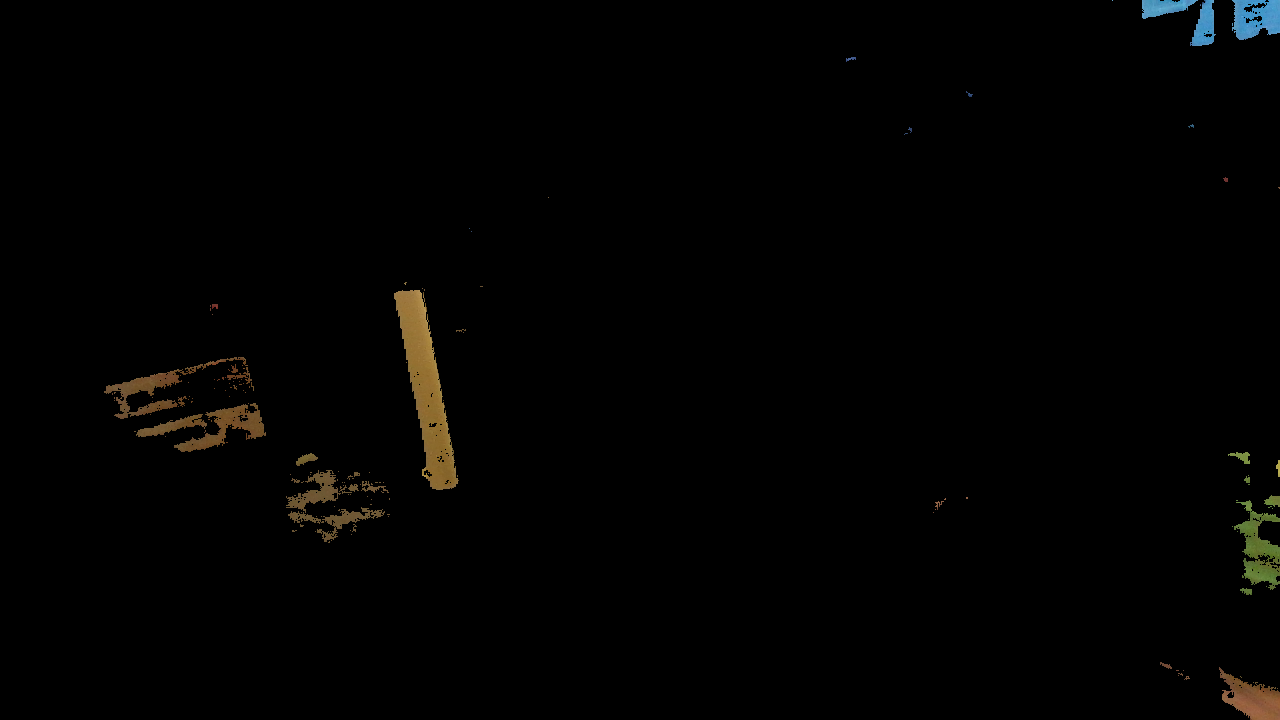
#> input picture opencv3.9/blob/1_img.png, 1280 x 720 px, found by its file name
$ python blob.py
#> lines starting #> are read from the running program, lines starting #| are printed output that depends on the picture; after the words box and inside, x2 and y2 are one past the last pixel; in counts of white or black regions, pixels touching at a corner belong together
import cv2
import numpy as np
import matplotlib as mpl
import matplotlib.pyplot as plt
import copy

img_C = cv2.imread("./blob/1_img.png")
#> img_C is the input picture: shape (720, 1280, 3); mean B, G, R 1.5, 2.2, 2.4
img_G = cv2.cvtColor(img_C, cv2.COLOR_BGR2GRAY)

ret, img_otsu = cv2.threshold(img_G, 0, 255, cv2.THRESH_OTSU)
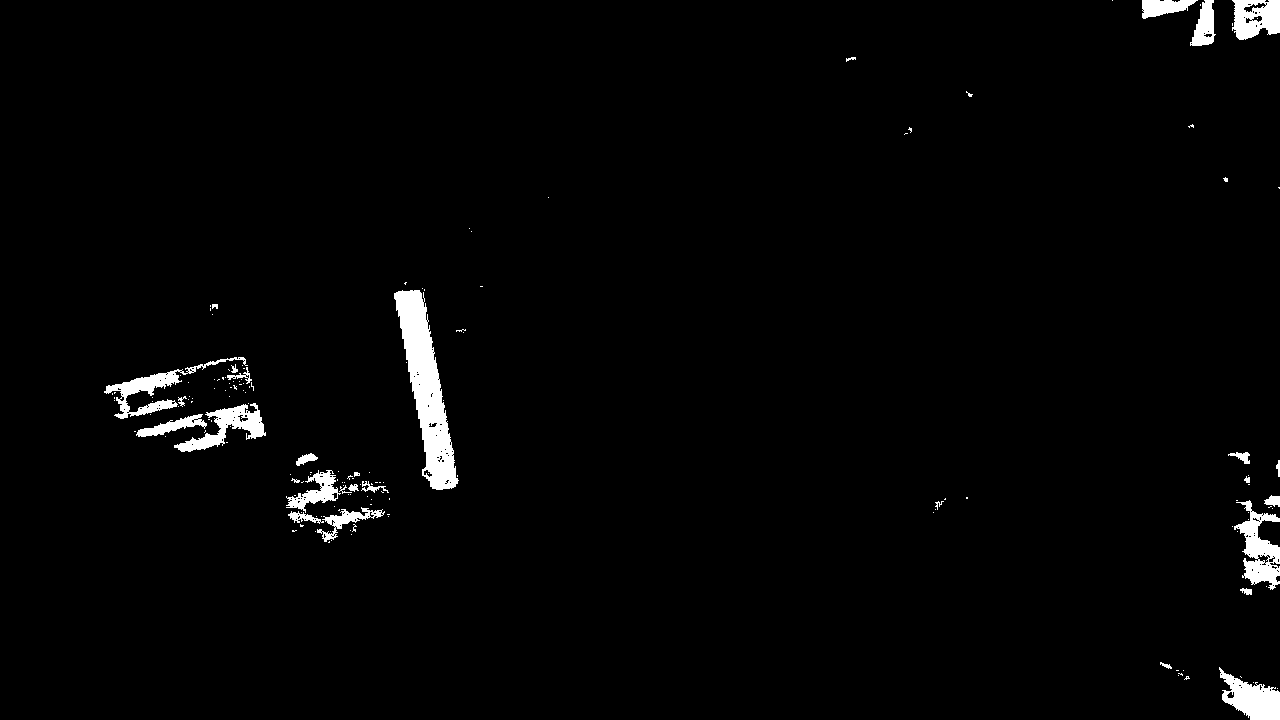
#> img_otsu: shape (720, 1280); 2.1% white; 163 white regions (133 under 20 px), largest, box (x1, y1, x2, y2) and area: (394, 290, 459, 490) 5556, (1234, 500, 1280, 590) 1904, (1219, 667, 1280, 720) 1756
#> ret = 0

cv2.imwrite("./blob/otsu.png", img_otsu)

nLabels, labelImages, stats, centroids = cv2.connectedComponentsWithStats(img_otsu)
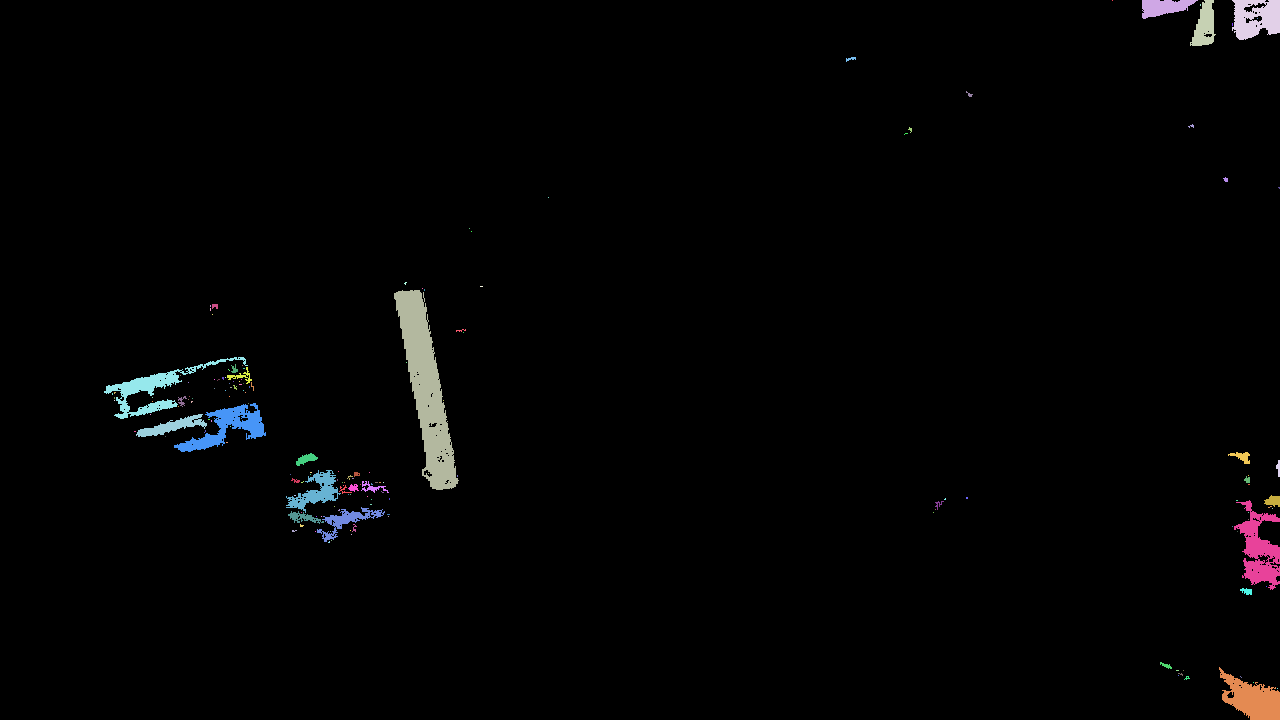
#> labelImages: shape (720, 1280) int32; 164 distinct labels, from 0 to 163; one colour per label, 0 black
#> nLabels = 164; stats = 164 rows, first 6: [0, 0, 1280, 720, 902464], [1112, 0, 1, 1, 1], [1142, 0, 56, 19, 674], [1190, 0, 26, 46, 724], [1232, 0, 48, 40, 1448], [1200, 4, 1, 2, 2]; centroids = 164 pairs, first value 112 to 1278.7, second value 0 to 698.5

print(labelImages.shape)
#| (720, 1280)

img_blob = copy.deepcopy(img_C)

h, w = img_G.shape[:2]
#> h = 720; w = 1280

colors = [[255, 0, 0], [0, 255, 0], [0, 0, 255], [255, 255, 0], [0, 255, 255], [255, 0, 255], [255, 255, 255]]

for y in range(h):
    for x in range(w):
        if labelImages[y, x] >0:
            c_const = labelImages[y,x] - 1
            #print(c_const)
            img_blob[y,x] = colors[labelImages[y, x] % 7]
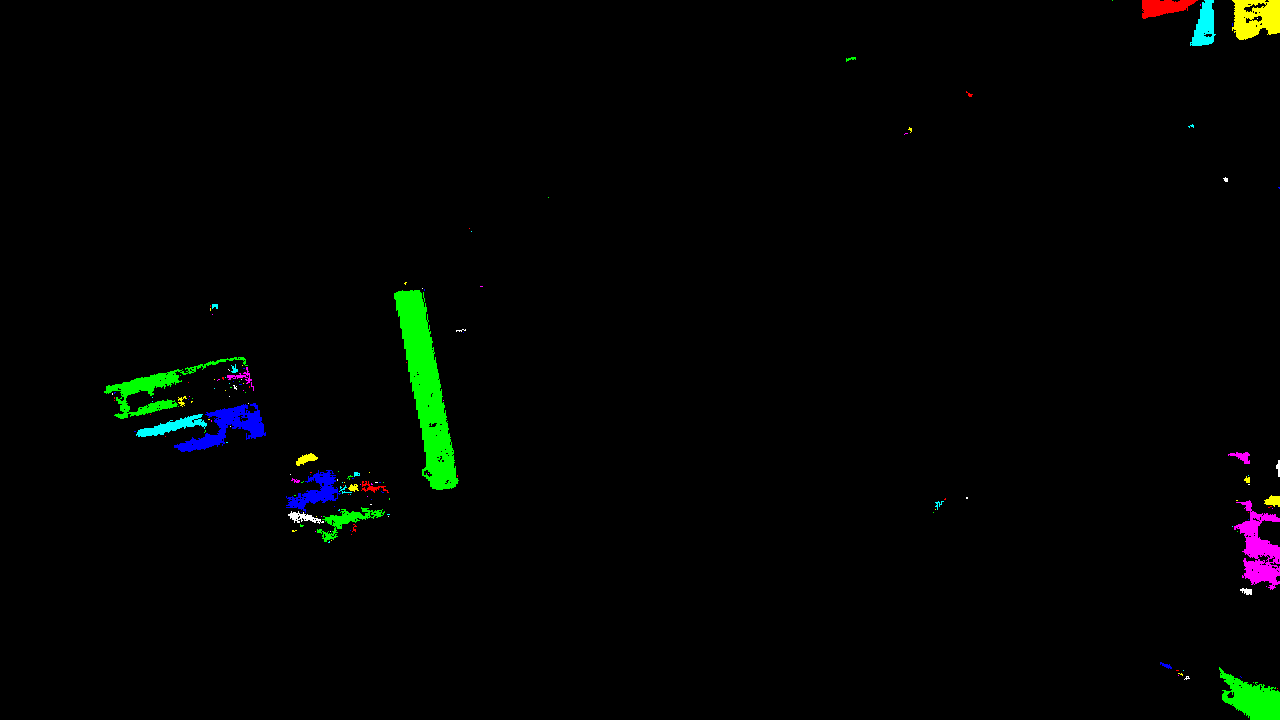
#> img_blob: shape (720, 1280, 3); 2.08% of pixels changed, all inside (x1, y1, x2, y2) = (104, 0, 1280, 720)

for i in range(1, nLabels):
    xc = int(centroids[i][0])
    yc = int(centroids[i][1])

    font = cv2.FONT_HERSHEY_COMPLEX
    scale = 1
    color = (255, 0,0)

    cv2.putText(img_blob, str(stats[i][-1]), (xc,yc), font, scale, color)
#> this loop made 163 passes
#> (xc, yc) on passes 1 to 3: (1112, 0), (1163, 6), (1204, 25)
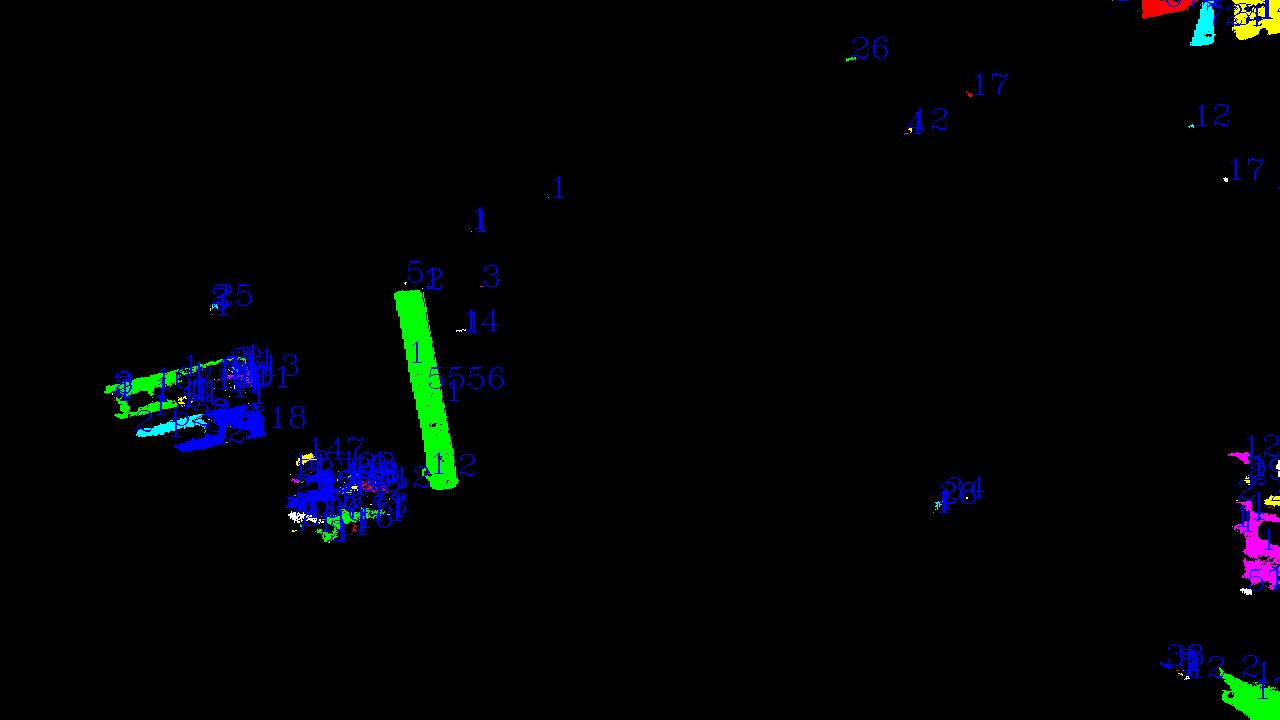
#> img_blob: shape (720, 1280, 3); 1.19% of pixels changed, all inside (x1, y1, x2, y2) = (115, 0, 1280, 699)


cv2.imwrite("./blob/blob.png",img_blob)

$ run again, with opencv3.9/blob/pole.png copied over opencv3.9/blob/1_img.png
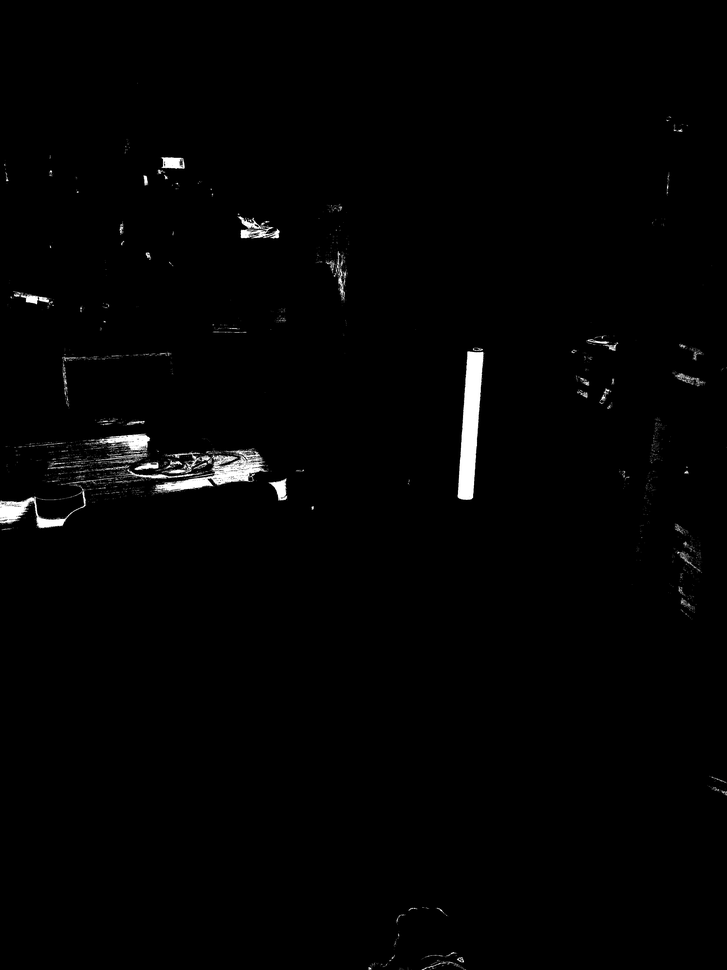
#> input picture opencv3.9/blob/pole.png, 727 x 970 px, shrunk from 3024 x 4032 before the run, found by its file name
#> img_C is the input picture: shape (970, 727, 3); min 0, max 255, mean 3
#> img_otsu: shape (970, 727); 1.2% white; 269 white regions (242 under 20 px), largest, box (x1, y1, x2, y2) and area: (457, 351, 484, 500) 2347, (155, 450, 266, 493) 1637, (0, 489, 86, 528) 845
#> ret = 107
#> labelImages: shape (970, 727) int32; 270 distinct labels, from 0 to 269
#> nLabels = 270; stats = 270 rows, first 6: [0, 0, 727, 970, 697023], [670, 117, 1, 1, 1], [667, 120, 1, 1, 1], [678, 129, 4, 3, 8], [674, 130, 2, 1, 2], [162, 157, 23, 12, 218]; centroids = 270 pairs, first value 4 to 724, second value 117 to 968.2
#| (970, 727)
#> after the loop `for y in range(h):`:
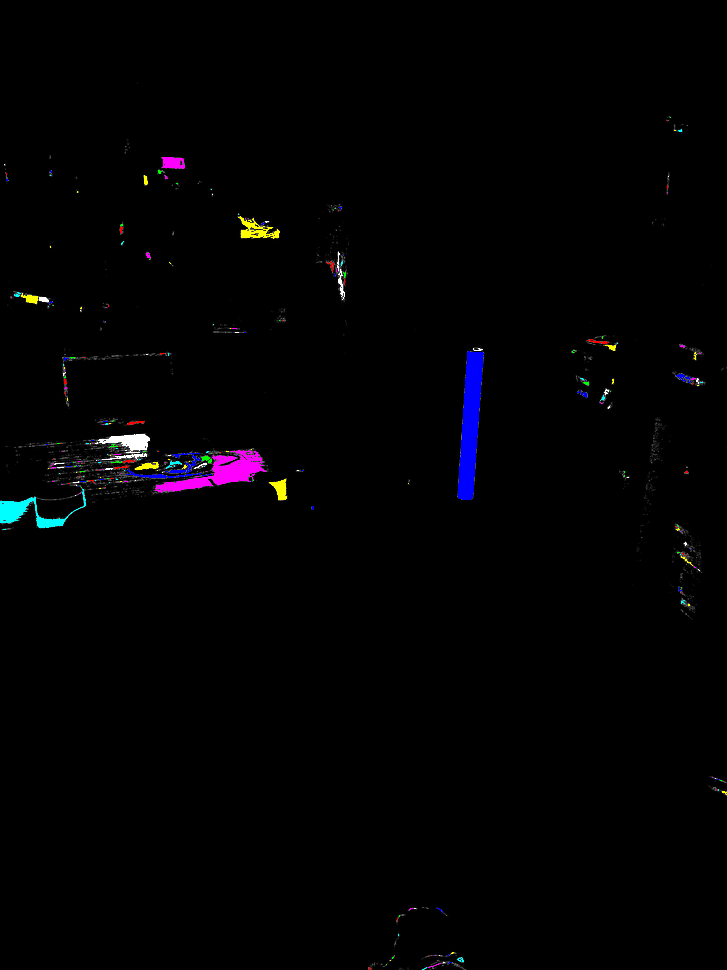
#> img_blob: shape (970, 727, 3); 1.14% of pixels changed, all inside (x1, y1, x2, y2) = (0, 117, 727, 970)
#> the loop `for i in range(1, nLabels):` made 269 passes
#> (xc, yc) on passes 1 to 3: (670, 117), (667, 120), (679, 130)
#> after the loop `for i in range(1, nLabels):`:
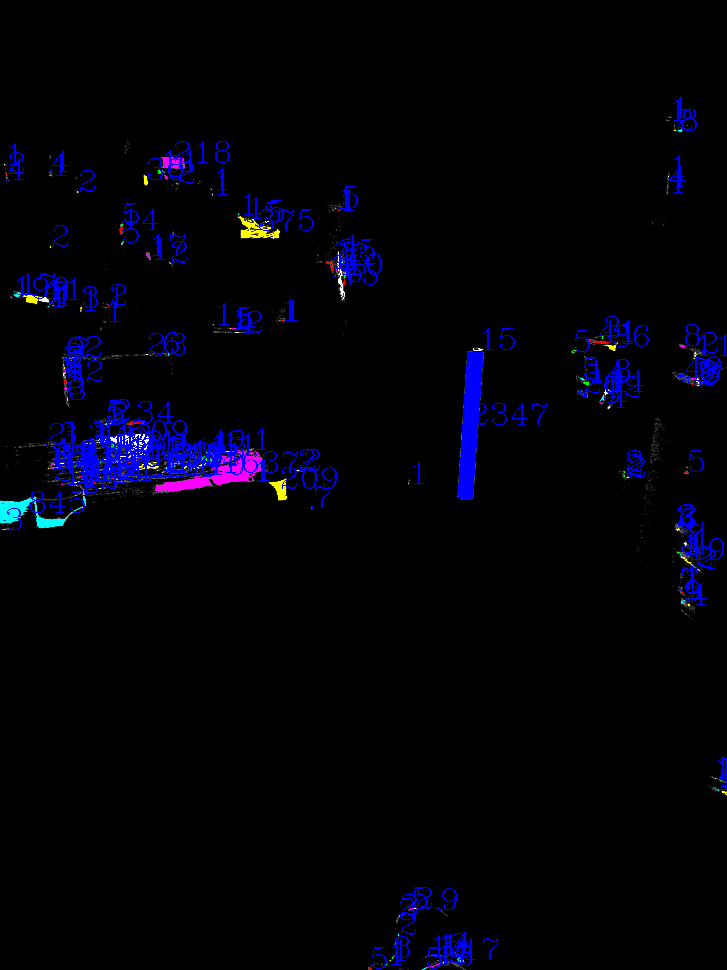
#> img_blob: shape (970, 727, 3); 2.56% of pixels changed, all inside (x1, y1, x2, y2) = (7, 96, 727, 969)
